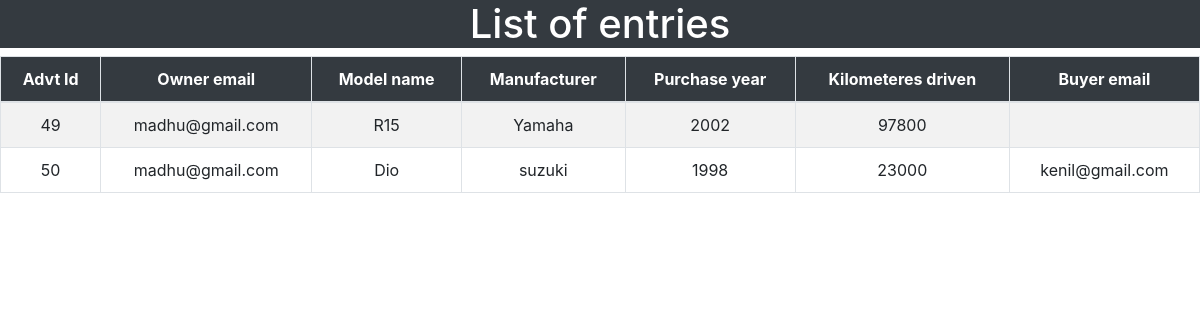
Page /bike_summary.php on the committed database.
### tables this page shows
CREATE TABLE `bikes` (
  `product_id` int(200) NOT NULL,
  `manufacturer` varchar(255) DEFAULT NULL,
  `model_name` varchar(255) DEFAULT NULL,
  `year_of_purchase` varchar(255) DEFAULT NULL,
  `kilometers_driven` bigint(200) NOT NULL,
  `ad_description` varchar(255) DEFAULT NULL,
  `expected_price` varchar(255) DEFAULT NULL
);

CREATE TABLE `advertisement` (
  `advt_id` int(100) NOT NULL,
  `item_name` varchar(255) DEFAULT NULL,
  `item_type` varchar(255) DEFAULT NULL,
  `date_of_init` varchar(255) DEFAULT NULL,
  `date_of_exp` varchar(255) DEFAULT NULL,
  `owner_id` varchar(255) DEFAULT NULL,
  `buyer_id` varchar(255) DEFAULT NULL
);

### bike_summary.php (the view, shortened to what this page needs)
<html>
    <head>
<link rel="stylesheet" href="https://maxcdn.bootstrapcdn.com/bootstrap/4.5.2/css/bootstrap.min.css">
</head>
<body>
<div class="main-div">
    <h1 class="text-center text-white bg-dark">List of entries</h1>
          <div class="center-div">
        <div class="table-responsive">
            <table class="table table-bordered table-striped table-hover text-center">
                <thead class="bg-dark text-white">
                    <tr>
                        <th>Advt Id</th>
                        <th>Owner email</th>
                        <th>Model name</th>
                        <th>Manufacturer</th>
                        <th>Purchase year</th>
                        <th>Kilometeres driven</th>
                        <th>Buyer email</th>
                   </tr>
                </thead>
                <tbody>
                <?php
                    $username= "root";
                    $password = "";
                    $server = 'localhost';
                    $db = 'olx';
                    $con = mysqli_connect($server,$username,$password,$db);
                   $selectquery = "select a.advt_id,a.owner_id,b.model_name,b.manufacturer,b.year_of_purchase,b.kilometers_driven,a.buyer_id from advertisement a inner join bikes b on a.advt_id=b.product_id;";
                    $query = mysqli_query($con,$selectquery);
                    while($res = mysqli_fetch_array($query)){
                        ?>
                        <tr>
                        <td><?php echo $res['advt_id'];?></td>
                        <td><?php echo $res['owner_id'];?></td>
                        <td><?php echo $res['model_name'];?></td>
                        <td><?php echo $res['manufacturer'] ?></td>
                        <td><?php echo $res['year_of_purchase'] ?></td>
                        <td><?php echo $res['kilometers_driven'];?></td>
                        <td><?php echo $res['buyer_id'];?></td>
                        </tr>
                    <?php
                    }
                    ?>
                </tbody>
            </table>
        </div>
    </div>
</body>
</html>

### rows in the picture
bikes: product_id.advt_id "49", product_id.owner_id "madhu@gmail.com", model_name "R15", manufacturer "Yamaha", year_of_purchase "2002", kilometers_driven "97800"
bikes: product_id.advt_id "50", product_id.owner_id "madhu@gmail.com", model_name "Dio", manufacturer "suzuki", year_of_purchase "1998", kilometers_driven "23000", product_id.buyer_id "kenil@gmail.com"
